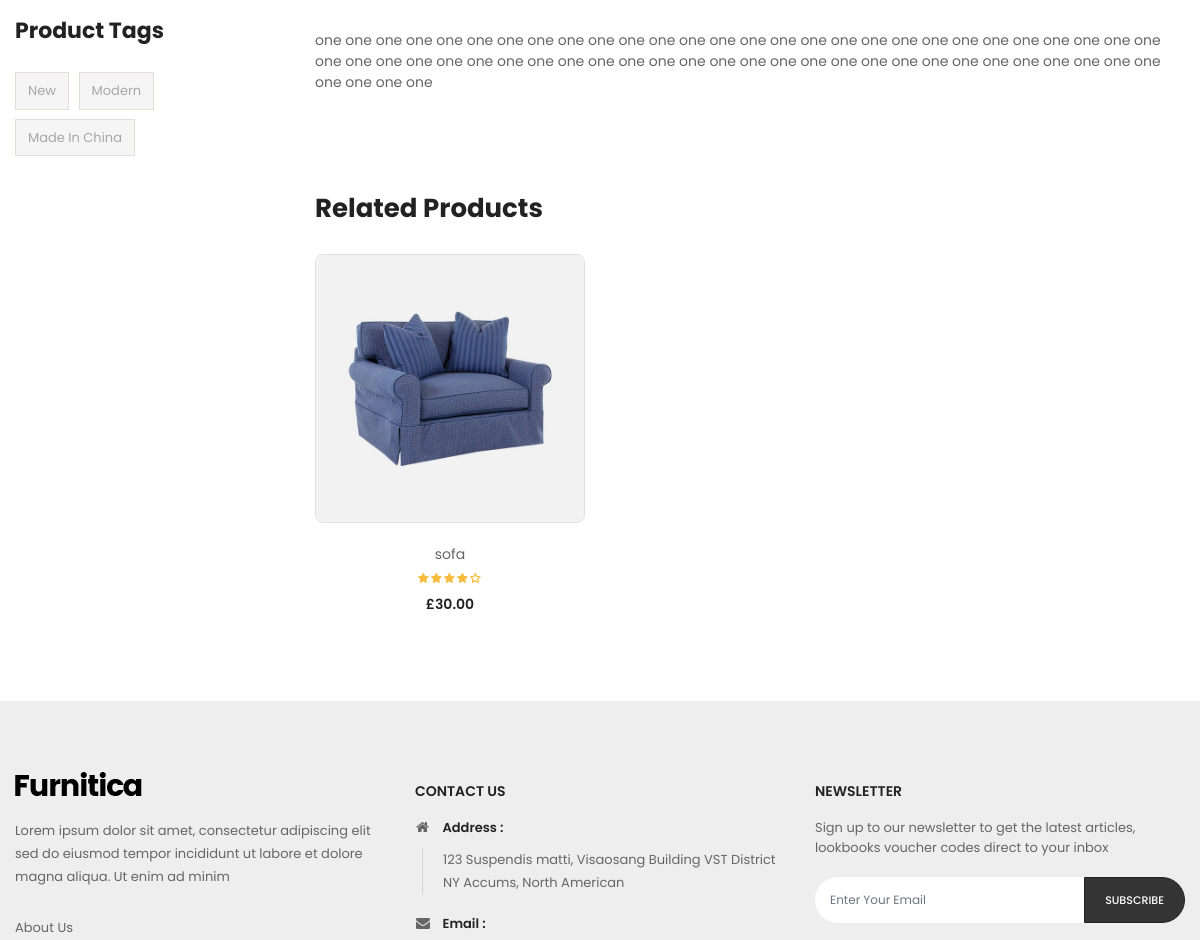
The page /en/shop/1/ (middle part) on the database as committed earlier.
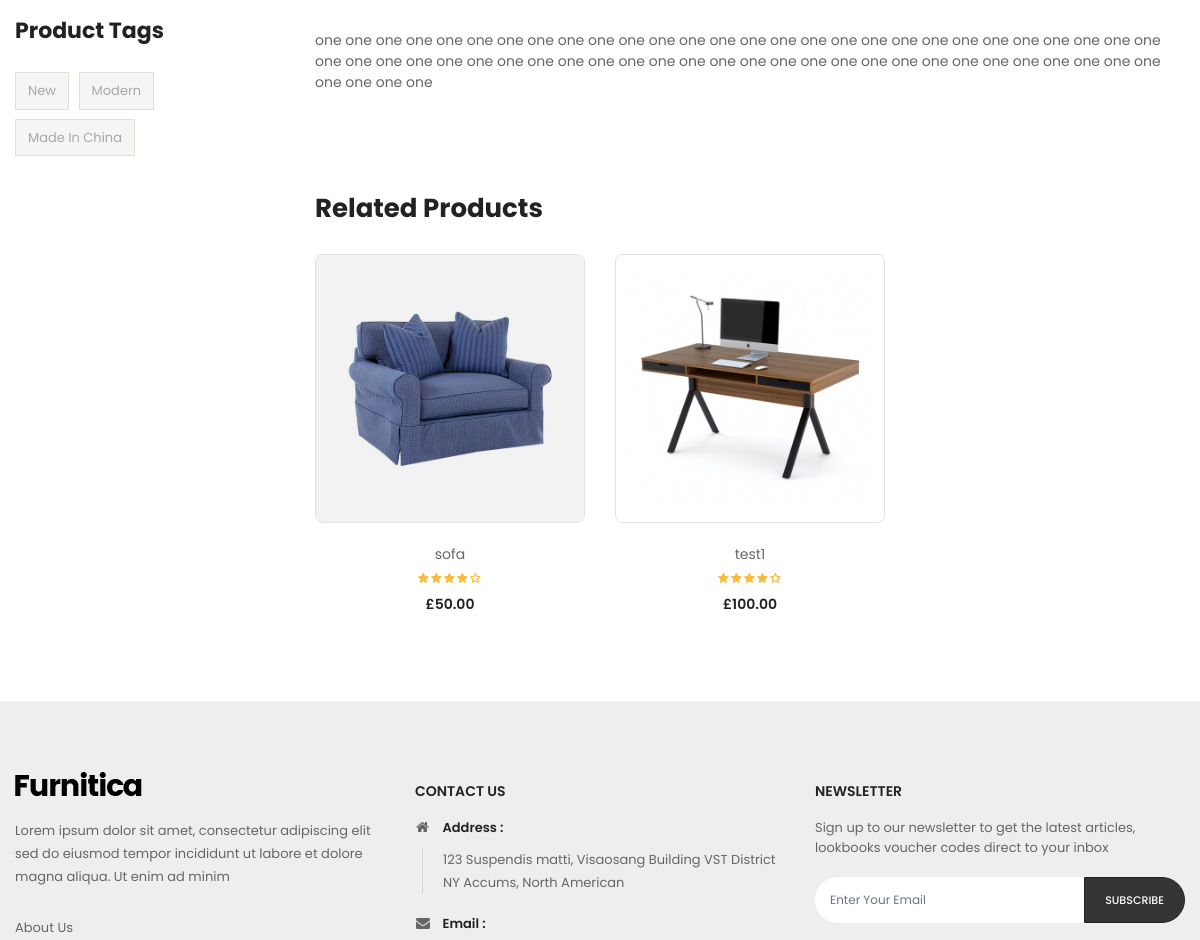
The same page on the database as committed later.
### shop/models.py (models this page shows, shortened)
class ProductTagModel(BaseModel):
    title = models.CharField(max_length=128, verbose_name=_('tag'))
    class Meta:
        verbose_name = _('tag')
        verbose_name_plural = _('tags')

class ProductModel(BaseModel):
    title = models.CharField(max_length=128, verbose_name=_('title'))
    image1 = models.ImageField(upload_to='products', verbose_name=_('image1'))
    image2 = models.ImageField(upload_to='products', verbose_name=_('image2'))
    price = models.DecimalField(max_digits=10, decimal_places=2, verbose_name=_('price'))
    discount_price = models.DecimalField(max_digits=10, decimal_places=2,
                                         verbose_name=_('discount price'),
                                         null=True, blank=True)
    discount = models.SmallIntegerField(verbose_name=_('discount'), null=True, blank=True)
    description = models.TextField(verbose_name=_('description'))
    sku = models.CharField(max_length=128)
    instock = models.BooleanField(default=True, verbose_name=_('instock'))
    quantity = models.PositiveSmallIntegerField(verbose_name=_('quantity'))
    colors = models.ManyToManyField(ColorModel, verbose_name=_('color'),
                                    related_name='products'
                                    )
    tags = models.ManyToManyField(ProductTagModel, verbose_name=_('tag'),
                                  related_name='products'
                                  )
    sizes = models.ManyToManyField(ProductSizeModel, verbose_name=_('size'),
                                   related_name='products'
                                   )
    categories = models.ManyToManyField(ProductCategoryModel,
                                        related_name='products',
                                        verbose_name=_('categories')
                                        )
    brand = models.ForeignKey(ProductBrandModel, on_delete=models.PROTECT,
                              verbose_name=_('brand'), related_name='products')
    class Meta:
        verbose_name = _('product')
        verbose_name_plural = _('products')

### shop/views.py (the view)
# urls.py: path('<int:pk>/', views.ProductDetailView.as_view(), name='detail'),
class ProductDetailView(DetailView):
    model = models.ProductModel
    template_name = 'shop/product-detail.html'
    context_object_name = 'pr'
    def get_context_data(self, **kwargs):
        context = super().get_context_data(**kwargs)
        product = self.object
        categories = product.categories.all()
        related_products = ProductModel.objects.filter(categories__in=categories).exclude(id=product.id).distinct()
        categories = ProductCategoryModel.objects.all()
        tags = ProductTagModel.objects.all()[:10]
        context['related_products'] = related_products
        context['categories'] = categories
        context['tags'] = tags
        return context

### orders/templatetags/order_tags.py (called while the page is built)
@register.simple_tag
def get_user_cart(request):
    cart = request.session.get('cart', [])
    products = ProductModel.objects.filter(id__in=cart)
    return products

@register.simple_tag
def total_sum_in_cart(request):
    cart = request.session.get('cart', [])
    products = ProductModel.objects.filter(id__in=cart)
    summ = 0
    for pr in products:
        summ += pr.price
    return summ

@register.filter
def in_wishlist(request, pk):
    return pk in request.session.get('wishlist', [])

### pages/templatetags/my_tags.py (called while the page is built)
@register.simple_tag
def get_lang_url(request, lang):
    url = request.path.split('/')
    url[1] = lang
    return '/'.join(url)

### templates/shop/product-detail.html (shortened to what this page needs)
{% extends 'layouts/base.html' %}
{% load static %}
{% load i18n %}
{% load order_tags %}
{% block body %}
id="product-detail"
{% endblock %}
{% block content %}
<div class="main-content">
        <div id="wrapper-site">
            <div id="content-wrapper">
                <div id="main">
                    <div class="page-home">
                        <div class="container">
                            <div class="content">
                                <div class="row">
                                    <div class="sidebar-3 sidebar-collection col-lg-3 col-md-3 col-sm-4">
                                        <div class="sidebar-block product-tags">
                                            <div class="title-block">
                                                Product Tags
                                            </div>
                                            <div class="block-content">
                                                <ul class="listSidebarBlog list-unstyled">
                                                    {% for tag in tags %}
                                                    <li>
                                                        <a href="#" title="Show products matching tag Hot Trend">{{ tag.title }}</a>
                                                    </li>
                                                    {% endfor %}
                                                </ul>
                                            </div>
                                        </div>
                                    </div>
                                    <div class="col-sm-8 col-lg-9 col-md-9">
                                        <div class="main-product-detail">
                                            <div class="review">
                                                <div class="tab-content">
                                                    <div id="description" class="tab-pane fade in active show">
                                                        <p>{{ pr.description }}
                                                        </p>
                                                    </div>
                                                </div>
                                            </div>
                                            <div class="related">
                                                <div class="title-tab-content  text-center">
                                                    <div class="title-product justify-content-start">
                                                        <h2>Related Products</h2>
                                                    </div>
                                                </div>
                                                <div class="tab-content">
                                                    <div class="row">
                                                        {% for product in related_products %}
                                                        <div class="item text-center col-md-4">
                                                            <div class="product-miniature js-product-miniature item-one first-item">
                                                                <div class="thumbnail-container border border">
                                                                    <a href="{% url 'shop:detail' pk=product.id %}">
                                                                        <img class="img-fluid image-cover" src="{{ product.image1.url }}" alt="img">
                                                                    </a>
                                                                </div>
                                                                <div class="product-description">
                                                                    <div class="product-groups">
                                                                        <div class="product-title">
                                                                            <a href="{% url 'shop:detail' pk=product.id %}">{{ product.title }}</a>
                                                                        </div>
                                                                        <div class="rating">
                                                                            <div class="star-content">
                                                                                <div class="star"></div>
                                                                                <div class="star"></div>
                                                                                <div class="star"></div>
                                                                                <div class="star"></div>
                                                                                <div class="star"></div>
                                                                            </div>
                                                                        </div>
                                                                        <div class="product-group-price">
                                                                            <div class="product-price-and-shipping">
                                                                                <span class="price">£{{ product.price }}</span>
                                                                            </div>
                                                                        </div>
                                                                    </div>
                                                                    <div class="product-buttons d-flex justify-content-center">
                                                                    </div>
                                                                </div>
                                                            </div>
                                                        </div>
                                                        {% endfor %}
                                                    </div>
                                                </div>
                                            </div>
                                        </div>
                                    </div>
                                </div>
                            </div>
                        </div>
                    </div>
                </div>
            </div>
        </div>
    </div>
{% endblock %}

### templates/layouts/base.html (shortened to what this page needs)
{% load static %}
<!DOCTYPE html>
<html lang="en">
<head>
    <link rel="stylesheet" href="{% static 'libs/bootstrap/css/bootstrap.min.css' %}">
    <link rel="stylesheet" href="{% static 'libs/font-awesome/css/font-awesome.min.css' %}">
    <link rel="stylesheet" href="{% static 'libs/nivo-slider/css/nivo-slider.css' %}">
    <link rel="stylesheet" href="{% static 'libs/nivo-slider/css/animate.css' %}">
    <link rel="stylesheet" href="{% static 'libs/nivo-slider/css/style.css' %}">
    <link rel="stylesheet" href="{% static 'libs/font-material/css/material-design-iconic-font.min.css' %}">
    <link rel="stylesheet" href="{% static 'libs/slider-range/css/jslider.css' %}">
    <link rel="stylesheet" href="{% static 'libs/owl-carousel/assets/owl.carousel.min.css' %}">
    <link rel="stylesheet" type="text/css" href="{% static 'css/style.css' %}">
    <link rel="stylesheet" type="text/css" href="{% static 'css/reponsive.css' %}">
</head>
<body {% block body %}{% endblock %}>
    {% block content %}{% endblock %}
    {% include 'layouts/footer.html' %}
</body>
</html>

### templates/layouts/header-base.html (shortened to what this page needs)
{% load static %}
{% load i18n %}
{% load order_tags %}
{% load my_tags %}

### templates/layouts/footer.html (shortened to what this page needs)
{% load static %}
<footer class="footer-one">
        <div class="inner-footer">
            <div class="container">
                <div class="footer-top col-lg-12 col-xs-12">
                    <div class=" row">
                        <div class="nov-html col-lg-4 col-sm-12 col-xs-12">
                            <div class="block">
                                <div class="block-content">
                                    <p class="logo-footer">
                                        <img src="{% static 'img/home/logo.png' %}" alt="img">
                                    </p>
                                    <p class="content-logo">Lorem ipsum dolor sit amet, consectetur adipiscing elit sed do eiusmod tempor incididunt
                                        ut labore et dolore magna aliqua. Ut enim ad minim
                                    </p>
                                </div>
                            </div>
                            <div class="block">
                                <div class="block-content">
                                    <ul>
                                        <li>
                                            <a href="#">About Us</a>
                                        </li>
                                    </ul>
                                </div>
                            </div>
                        </div>
                        <div class="nov-html col-lg-4 col-sm-6">
                            <div class="block m-top">
                                <div class="title-block">
                                    Contact Us
                                </div>
                                <div class="block-content">
                                    <div class="contact-us">
                                        <div class="title-content">
                                            <i class="fa fa-home" aria-hidden="true"></i>
                                            <span>Address :</span>
                                        </div>
                                        <div class="content-contact address-contact">
                                            <p>123 Suspendis matti, Visaosang Building VST District NY Accums, North American
                                            </p>
                                        </div>
                                    </div>
                                    <div class="contact-us">
                                        <div class="title-content">
                                            <i class="fa fa-envelope" aria-hidden="true"></i>
                                            <span>Email :</span>
                                        </div>
                                    </div>
                                </div>
                            </div>
                        </div>
                        <div class="tiva-modules col-lg-4 col-md-6">
                            <div class="block m-top">
                                <div class="block-content">
                                    <div class="title-block">Newsletter</div>
                                    <div class="sub-title">Sign up to our newsletter to get the latest articles, lookbooks voucher codes direct
                                        to your inbox
                                    </div>
                                    <div class="block-newsletter">
                                        <form action="#" method="post">
                                            <div class="input-group">
                                                <input type="text" class="form-control" name="email" value="" placeholder="Enter Your Email">
                                                <span class="input-group-btn">
                                                    <button class="effect-btn btn btn-secondary " name="submitNewsletter" type="submit">
                                                        <span>subscribe</span>
                                                    </button>
                                                </span>
                                            </div>
                                        </form>
                                    </div>
                                </div>
                            </div>
                        </div>
                    </div>
                </div>
            </div>
        </div>
    </footer>

### templates/layouts/menu-mobile-left.html (shortened to what this page needs)
{% load static %}

### templates/layouts/menu-mobile-right.html (shortened to what this page needs)
{% load static %}

Rows that differ between the two databases and show on the page:
changed ProductModel "sofa": price "30.00" → "50.00"
added ProductModel: image1 (picture), title "test1", price "100.00"
